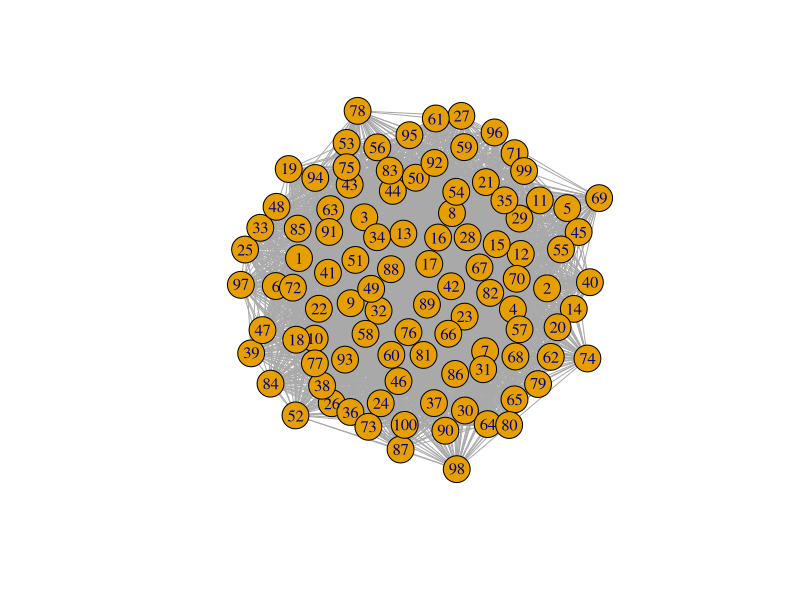
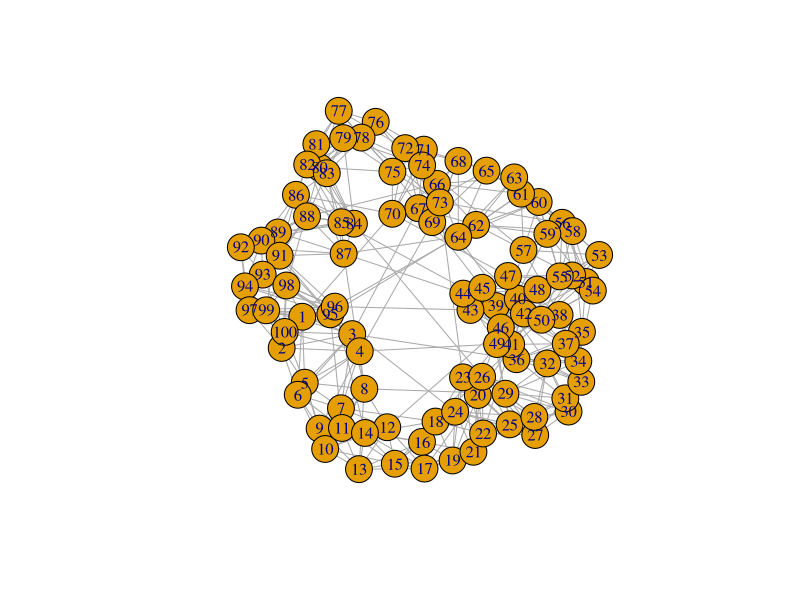
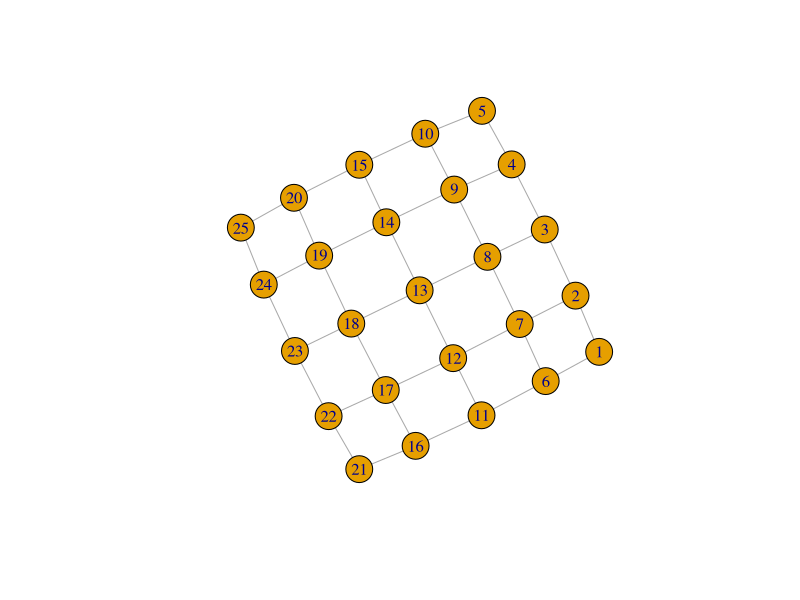
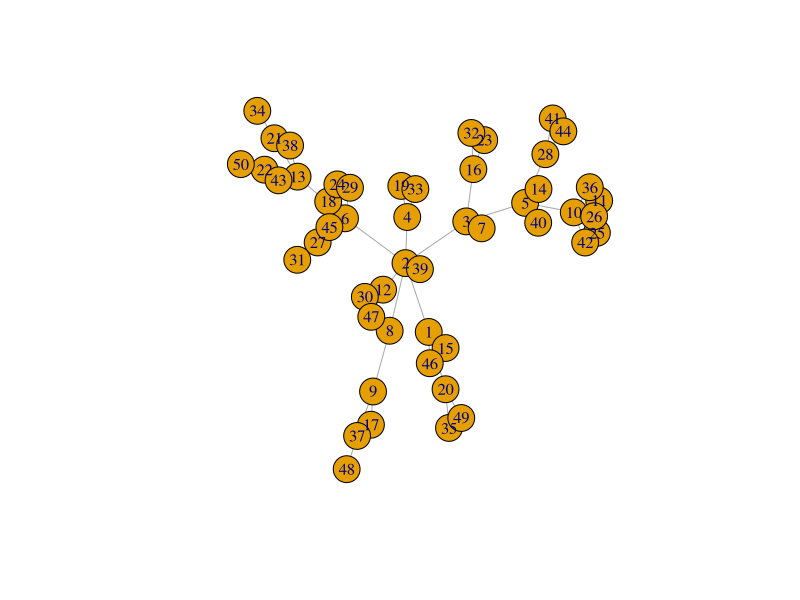
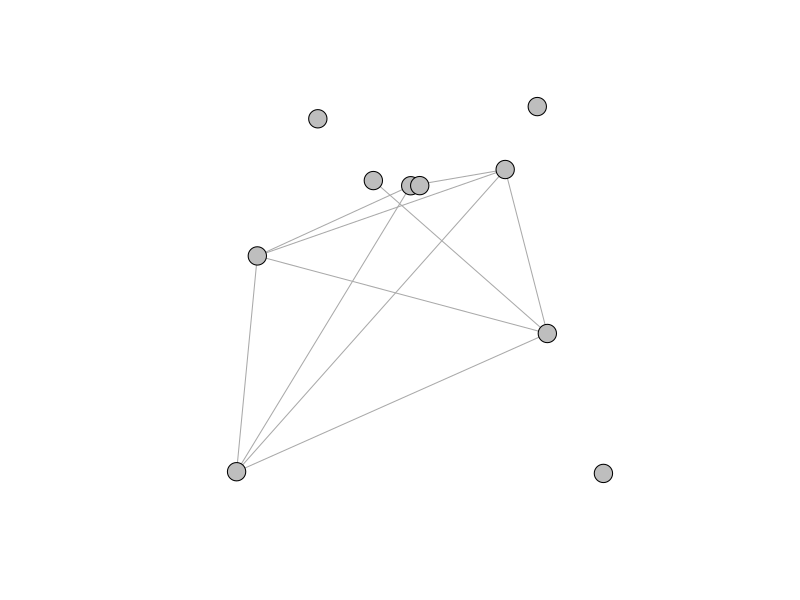

Reproduce these figures in R, in order.
## ---- chunk 1
knitr::opts_chunk$set(echo = TRUE)
## ---- chunk 2
library(igraph)
## ---- chunk 3
#Random graph
erdos<-function(n,p){
  erdos_graph=sample_gnp(n, p, directed = FALSE, loops = FALSE)
summary(erdos_graph)
}
f1=erdos(100,0.6)
plot(f1)
## ---- chunk 4
#Small-world
sm_world<-function(d,s,n,p){
  sm_graph=sample_smallworld(d, s, n, p, loops = F, multiple = F)
summary(sm_graph)
}
f2=sm_world(1, 100, 5, 0.05)
plot(f2)
## ---- chunk 5
#Lattice graph
Lattice<-function(d,l){
  lattice_graph=make_lattice(dim=d,length=l, directed= F, mutual= T, circular = F)
summary(lattice_graph)
}
f3=Lattice(2,5)
plot(f3)
## ---- chunk 6
#scale free
scale_free<-function(n,pw){
  scale_free_graph=sample_pa(n,pw, directed= F)
summary(scale_free_graph)
}
f4=scale_free(50,1)
plot(f4)
## ---- chunk 7
#Spatial graph of x,y coordinate join in space
spatial <- function(n,r) {
  v <- NULL
  for (i in 1:n) {
    x <- runif(1)
    y <- runif(1)
    v <- rbind(v,c(i,x,y))
    coords<<-rbind(coords, c(x,y))
  }
  
  E <- NULL
  R2 <- r*r;
  for (i in seq(1,n-1)) {
    for (j in seq(i+1,n)) {
      if (((v[i,2]-v[j,2])^2 + (v[i,3]-v[j,3])^2) < R2) {
        E <- as.data.frame(rbind(E,c(i,j)))
      }
    }
  }
  return(E)
}

coords=NULL

E = spatial(10,0.3)

G=graph_from_data_frame(E, directed=FALSE)

V(G)$color<-"grey"
G$layout=coords

plot(G,vertex.label=NA,vertex.size=10)
## ---- chunk 8

getGraphFeatures <- function(g){
  
#  networks <- list.files(paste(folder_name))
  
  Global_summary <- NULL
  
    
    netclust <- clusters(g) #look for subgraphs
    gcc <- V(g)[netclust$membership == which.max(netclust$csize)]#select vertices from the largest sub-graph
    #we could do this for other component graphs?
#    gccnet <- induced.subgraph(g, gcc) #make it a igraph object.
    
    #need to remove loops etc
    gcc_s <- igraph::simplify(g, remove.multiple = TRUE, remove.loops = TRUE)
    #plot(gcc_s)
    
    #network characteristics
    
    #convert to a laplacian matrix
    M <- laplacian_matrix(gcc_s,sparse = FALSE)
    
    #Adjacency matrix
    Adj <-gcc_s[]
    #Adjacency spectrum
    Adjacency_spectrum<-eigen(Adj)
    

    #calc eigenvectors
    spec <- eigen(M)
    #take the second smallest eigenvalue
    FiedlerValue<- spec$values[length(spec$value)-1]
    
    #Largest value of the adjacency
    ##This value controls the propagation of infection in SIS/SIR model
    ### The larger Adj_val the faster the growth of infection at the beginning time
    Adj_val<-Adjacency_spectrum$values[1]
    Eigen_central=Adjacency_spectrum$vectors[,ncol(Adjacency_spectrum$vectors)[1]]
    most_infected_node<-match(max(Eigen_central),Eigen_central)# highest node degree
    
    #Note:Probability of infection of nodes depends on V_1(first eigen vector of adjacency matrix)
    ## so the prob that a node is infected is proportional to its eigen vector centrality (V_1)
    ## since centrality depends on number of nodes its connected to and how well node are connected
    
    
    #Epidemic threshold
    ##Infection dies or survives if beta/gamma is < or > Rnot respectively
    Rnot<-1/Adj_val # spectral of adjacency for undirected network controls the epidemic threshold
    
    #
    
    #Threshold comparism of 
    
    #Newman's relative Q (from Sah et al 2017) modularity
    
    #detect commnuities and calc relative Newman's Q
    wc <- cluster_walktrap(gcc_s) # This function tries to find densely connected subgraphs, 
    lc<- cluster_louvain(gcc_s) #this is the method used inSah et al 2017 - allows comparison? 
    #also called communities in a graph via random walks.
    
    mod <- modularity(gcc_s, membership(lc))
    #max_mod <- 
    #Qrel <- mod/max_mod #Sah et al normalize modularity this way, but Im not sure why maximum modulairity is the best way to do this
    #plot(lc,gccnet)  check out the plot if needed
    
    #other network characteristics
    deg <- mean(degree(gcc_s, mode="all", normalized=TRUE)) #normalized currently
    
    cent <-  eigen_centrality(gcc_s, directed=T, weights=NA)
    cent <- cent$value
    
    trans <- as.data.frame(transitivity(gcc_s, type="global"))
    
    di <- diameter(gcc_s, directed=F, weights=NA)
    network_size<-vcount(gcc_s)
    
    #Global_summary[1] <- bind_cols(g_names, propI2,propI5, FiedlerValue, mod, deg, cent, trans, di) %>%
    #set_names('g_names')
    
    Global_summary <- c(FiedlerValue, Adj_val, Rnot, network_size, most_infected_node, mod, deg, cent, trans, di) 
  
  
  Global_summary <- do.call(rbind, Global_summary)
  rownames(Global_summary) <- c('Fiedler','Adj_val','Rnot','network_size','most_infected_node', 'Modularity', 'Mean_degree', 'Centrality', 'Transivity', 'Diameter')
  Global_summary  <- as.data.frame(Global_summary)
  
  
  return(Global_summary)
}

## ---- chunk 9
## Disease simulation

#getGraphFeatures <- function() {
  ## output: data frame
  
#}

# converting downloaded networks into igraph objects
# use something liek this to convert:
# dat <- read.table(networks[i]) #haven't dealt with the temporal nature of this yet. Third column appears to be a date...


library(igraph)
#Simple SIR disease simulation
# Disease status: 0=healthy/susceptible, 1=infected, 2=removed/dead/recovered
episim <- function(G, nticks=10, beta=0.1, gamma=0.2, initState=NULL, propInfected=0.5) {
  ## G is igraph object
  E <- G[] #adjacency matrix of graph (network object)
  n <- ncol(E) #number of columns (nodes) in network object
  inf_per_time<-matrix(data=0,(nticks+1),n)#progression of infection/transition of state of each node for each time step
  # Set initial state  
  # initState is list of initial state of each vertex in G.  E.g., from (1,0,0...0) or (0,1,0,1,0,....)
  if (is.null(initState)) {
    stat <- rbinom(n,1,propInfected)#set initial state of each nodes if non (note, no recovered node at initial state)
  } else {
    stat <- initState #initial existing state.
  }
  current_stat=stat
  nextStat<-rep(0,length(stat))
  time=2 # since we have nticks+1
  
  #note: there is no recovered node at initial state only susceptible nodes and some infected nodes
  #initial state vector must not contain 2, but only 0 and 1 for the first row
  #set next state vector initially as initial state.
  for (tick in 1:nticks) {
    inf_per_time[1,]=current_stat#time 0=initial state
    # first transition phase: S -> I
    for (i in which(stat==0)) {#for all susceptible nodes (denoted 0) in initial state
      for (j in (1:n)) { # for all other neighbor nodes
        if ((E[i,j]>=1)&(stat[j]==1)&(runif(1)<=beta)) #each infected node infects its nearest neighbor/node it shares a link/edge with, with prob beta
        {
          nextStat[i] <- 1;break#assign node as infected if above condition is met else and break out of loop
        }
        else{
          nextStat[i]<-0 #node remains as susceptible, since not all contact leads to an infection.
        }
      }
    }
    
    # second transition phase: I -> R
    for (i in which(stat==1)) {#for all infected nodes in initial state
      if (runif(1)<=gamma) { #compares a randomly generated uniform number to recovery rate
        nextStat[i] <- 2 #assigns node as recovered if condition above is met else
      }
      else{
        nextStat[i]<-1 #nodes remain infected 
      }
    }
    
    #for SIR, recovered node do not participate in further disease propagation (permanent immunity)    
    
    stat <- nextStat#assigns states of nodes for each time step as existing state 
    
    inf_per_time[time,] <- stat
    rownames(inf_per_time)=0:nticks#re-order row names from time step 0=initial state
    colnames(inf_per_time)=NULL#make column names as null
    
    
    time=time+1
    
  }
  
  return (inf_per_time)
  
}
G <- erdos.renyi.game(10, .5,direct=F)    #random graph generated
f=episim(G,beta = 0.3,gamma=0.2)


## ---- chunk 10

### Making epidemic summary on a network

  # make state counts
  # data frame for counts of state
  # set number of rows and columns
  # column names to SEIR
epi_summary<-function(f){   
#  if (is.data.frame(f)){
#    f=as.matrix(f)
#  }
   numrows=dim(f)[1]
   state_counts=matrix(0,nrow=numrows,ncol=3)
   colnames(state_counts)=c("S","I","R")
   
    
   for (tick in 1:numrows){
     s = length(which(f[tick,]==0))
     i = length(which(f[tick,]==1))
     r = length(which(f[tick,]==2))
     
     state_counts[tick,] <- c(s,i,r)
     
   }
   
   #state_counts <- do.call(rbind, state_counts)
   state_counts <- as.data.frame(state_counts)
   rownames(state_counts)=0:(numrows-1)
   state_counts
}  

## ---- chunk 11
# [1] Replicating the network N times
set.seed(1)
N=10
erdos_graph=list()
erdos<-function(n,p){
 for (i in 1:N){
   erdos_graph[[i]]=sample_gnp(n,p, directed = FALSE, loops =FALSE)
 }
  return(erdos_graph)
}

#Test
G_2=erdos(20,.2)
G_2

## ---- chunk 12
#[2] simulating SIR process on each simulated graph and extracting the summary

sim_all_graphs=NULL
summary_all_graphs=NULL

nets_epi_summary<-function(G){
  for (i in 1:N){
    sim_all_graphs[[i]] = lapply(G,episim)
    summary_all_graphs[[i]]=lapply(sim_all_graphs[[i]],epi_summary)
  }
  return(summary_all_graphs)
}


#[3] Time to infection of 20% of individual
